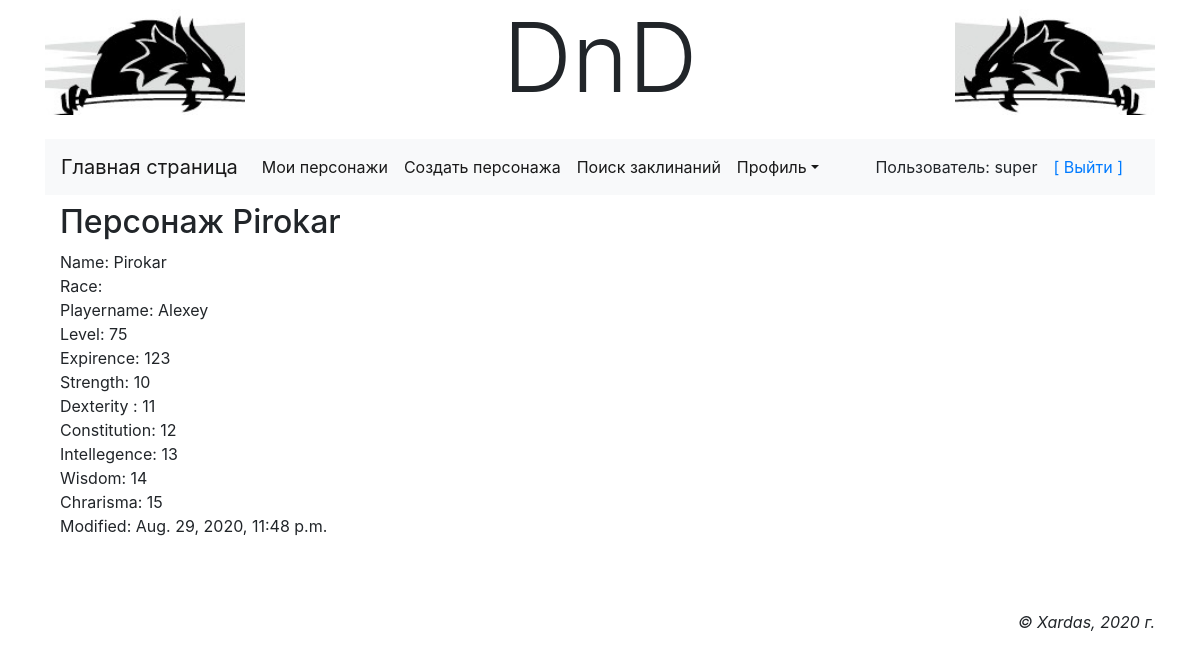
/main/accounts/profile/char/Pirokar/ (signed in), run on an earlier commit of the app's database.
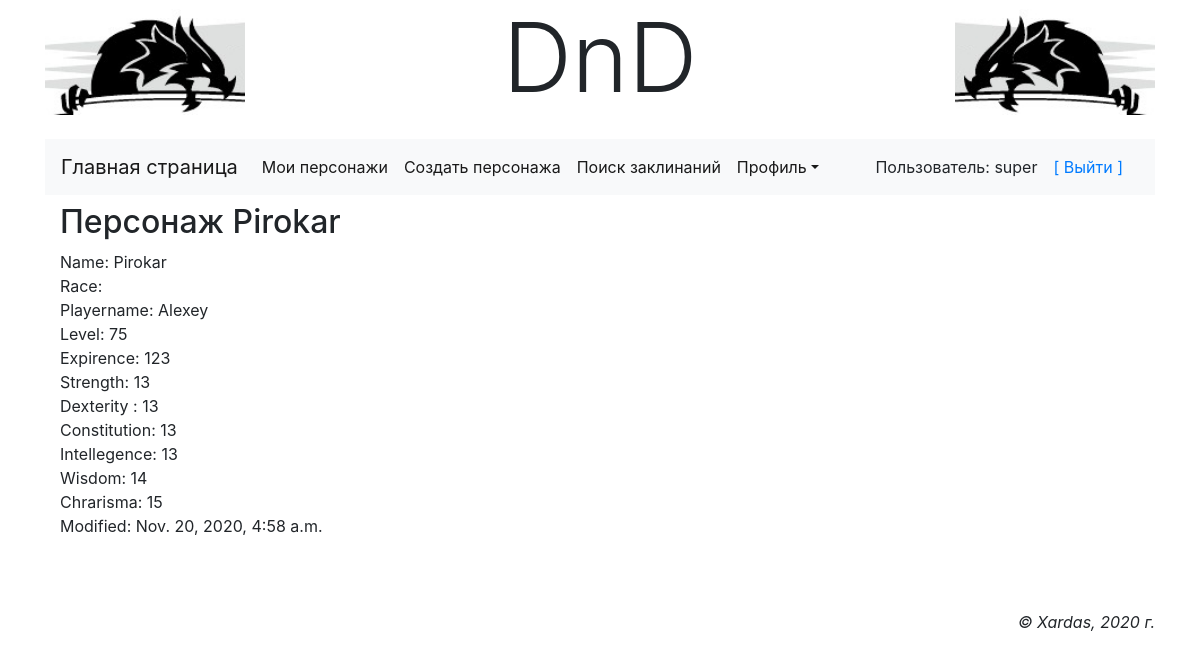
And on a later commit of the database.
### main/models.py (models this page shows, shortened)
class CharBase(models.Model):
    owner = models.ForeignKey('AdvUser', null=False, on_delete=models.PROTECT, verbose_name='Владелец персонажа')
    name = models.CharField(db_index=True, unique=True, null=False, max_length=20, verbose_name='Имя персонажа')
    races = models.ManyToManyField(CharRaces, choices=CharRaces.RACE_CHOICES, max_length=20,
                                   verbose_name='Расса персонажа')
    playername = models.CharField(null=True, max_length=20, verbose_name='Реальное имя персонажа')
    level = models.IntegerField(null=False, default=1, verbose_name='Уровень персонажа')
    expirence = models.IntegerField(null=False, default=0, verbose_name='Опыт персонажа')
    strength = models.IntegerField(null=False, default=8, verbose_name='Сила персонажа')
    dexterity = models.IntegerField(null=False, default=8, verbose_name='Ловкость персонажа')
    constitution = models.IntegerField(null=False, default=8, verbose_name='Телосложение персонажа')
    intellegence = models.IntegerField(null=False, default=8, verbose_name='Интеллект персонажа')
    wisdom = models.IntegerField(null=False, default=8, verbose_name='Мудрость персонажа')
    chrarisma = models.IntegerField(null=False, default=8, verbose_name='Харизма персонажа')
    modified = models.DateTimeField(auto_now_add=True, db_index=True, verbose_name='Время модификации')
    spells = models.ManyToManyField(Spell)
    prof_bonus = models.IntegerField(null=True, default=0, verbose_name='Бонус мастерства')
    armor_class = models.IntegerField(null=True, default=0, verbose_name='Броня персонажа')
    speed = models.IntegerField(null=True, default=0, verbose_name='Скорость персонажа')
    initiative = models.IntegerField(null=True, default=0, verbose_name='Инициатива')
    inspiration = models.IntegerField(null=True, default=0, verbose_name='Вдохновение')
    hitpoints_max = models.IntegerField(null=True, default=0, verbose_name='Максимальое здоровье')
    hitpoints_curr = models.IntegerField(null=True, default=0, verbose_name='Текущее здоровье')
    hitpoints_temp = models.IntegerField(null=True, default=0, verbose_name='Временные очки здоровья')
    char_classes = models.ManyToManyField(CharClasses, choices=CharClasses.CLASS_CHOICES,
                                          verbose_name='Класс персонажа')
    world_view = models.IntegerField(null=True, default=0, verbose_name='Мировозрение')
    gender = models.BooleanField(default=True, verbose_name='Пол')
    age = models.IntegerField(null=True, default=21, verbose_name='Возраст персонажа')
    height = models.IntegerField(null=True, default=175, verbose_name='Рост персонажа')
    weight = models.IntegerField(null=True, default=60, verbose_name='Вес персонажа')
    hair = models.CharField(null=True, max_length=20, verbose_name='Цвет волос')
    eyes = models.CharField(null=True, max_length=20, verbose_name='Цвет глаз')
    skin = models.CharField(null=True, max_length=20, verbose_name='Цвет кожы')
    avatar = models.ImageField(null=True, blank=True, upload_to='avatars/', verbose_name='Аватар')
    pers_traits = models.CharField(null=True, max_length=20, verbose_name='Персональные черты')
    ideals = models.CharField(null=True, max_length=20, verbose_name='Идеалы')
    bonds = models.CharField(null=True, max_length=20, verbose_name='Привязанности')
    flaws = models.CharField(null=True, max_length=20, verbose_name='Пороки')
    char_history = models.TextField(default='', verbose_name='История персонажа')
    gold_count = models.IntegerField(null=True, default=0, verbose_name='Золото персонажа')
    silver_count = models.IntegerField(null=True, default=0, verbose_name='Серебро персонажа')
    copper_count = models.IntegerField(null=True, default=0, verbose_name='Медь персонажа')
    char = CharacterManager()
    objects = models.Manager()
    class Meta:
        ordering = ['-modified']

### main/views.py (the view)
# urls.py: path('accounts/profile/char/<str:name>/', view_character, name='view_character'),
@login_required
def view_character(request, name):
    print("Current char: ", name)
    ch = get_object_or_404(CharBase, name=name)
    return render(request, 'main/character.html', {'char': ch})

### main/templates/main/character.html (shortened to what this page needs)
{% extends "layout/basic.html" %}
{% block content %}
<h2>Персонаж {{ char.name }}</h2>
<div>
    Name: {{ char.name }} <br>
    Race: {{ char.race }} <br>
    Playername:  {{ char.playername }} <br>
    Level: {{ char.level }} <br>
    Expirence: {{ char.expirence }} <br>
    Strength: {{ char.strength }} <br>
    Dexterity : {{ char.dexterity }} <br>
    Constitution: {{ char.constitution }} <br>
    Intellegence: {{ char.intellegence }} <br>
    Wisdom: {{ char.wisdom }} <br>
    Chrarisma: {{ char.chrarisma }} <br>
    Modified:  {{ char.modified }} <br>
    <br><br>
</div>
{% endblock %}

What changed in the data, as far as the page shows it:
changed CharBase "Pirokar": strength "10" → "13"; dexterity "11" → "13"; constitution "12" → "13"; modified "Aug. 29, 2020, 11:48 p.m." → "Nov. 20, 2020, 4:58 a.m."
